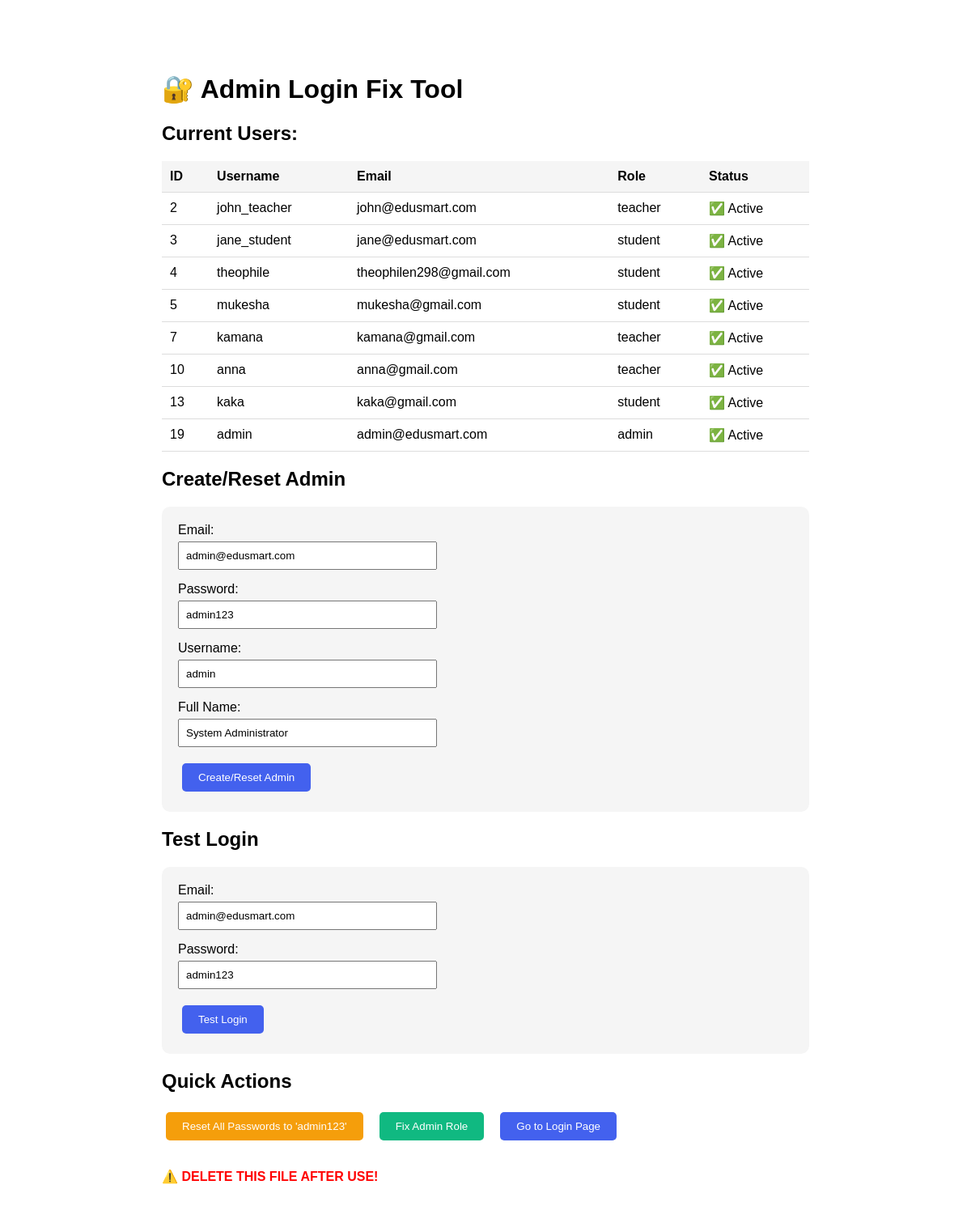
Screenshot of /fix-admin-login.php with the database file from the repository.
### tables this page shows
CREATE TABLE `users` (
  `id` int NOT NULL AUTO_INCREMENT,
  `username` varchar(50) NOT NULL,
  `email` varchar(100) NOT NULL,
  `password` varchar(255) NOT NULL,
  `reset_token` varchar(255) DEFAULT NULL,
  `reset_expires` datetime DEFAULT NULL,
  `full_name` varchar(100) NOT NULL,
  `phone` varchar(20) DEFAULT NULL,
  `address` text,
  `role` enum('super_admin','admin','teacher','student','parent') DEFAULT 'student',
  `profile_pic` varchar(255) DEFAULT NULL,
  `is_active` tinyint(1) DEFAULT '1',
  `last_login` datetime DEFAULT NULL,
  `created_at` timestamp NULL DEFAULT CURRENT_TIMESTAMP,
  `updated_at` timestamp NULL DEFAULT CURRENT_TIMESTAMP ON UPDATE CURRENT_TIMESTAMP,
  `notification_preference` enum('email','sms','both') DEFAULT 'both',
  PRIMARY KEY (`id`),
  UNIQUE KEY `username` (`username`),
  UNIQUE KEY `email` (`email`)
);

### fix-admin-login.php (the view, shortened to what this page needs)
<?php
require_once 'config/database.php';
echo "<!DOCTYPE html>
<html>
<head>
    <title>Admin Login Fix</title>
    <style>
        body { font-family: Arial; max-width: 800px; margin: 50px auto; padding: 20px; }
        .success { background: #d4edda; color: #155724; padding: 15px; border-radius: 10px; margin: 10px 0; }
        .error { background: #f8d7da; color: #721c24; padding: 15px; border-radius: 10px; margin: 10px 0; }
        .info { background: #e7f3ff; color: #004085; padding: 15px; border-radius: 10px; margin: 10px 0; }
        table { width: 100%; border-collapse: collapse; margin: 20px 0; }
        th, td { padding: 10px; text-align: left; border-bottom: 1px solid #ddd; }
        th { background: #f5f5f5; }
        button { background: #4361ee; color: white; padding: 10px 20px; border: none; border-radius: 5px; cursor: pointer; margin: 5px; }
        input { padding: 8px; width: 300px; margin: 5px 0; }
    </style>
</head>
<body>
    <h1>🔐 Admin Login Fix Tool</h1>";
$users = $conn->query("SELECT id, username, email, role, is_active FROM users ORDER BY id");
echo "<h2>Current Users:</h2>";
if ($users->num_rows > 0) {
    echo "<table>";
    echo "<tr><th>ID</th><th>Username</th><th>Email</th><th>Role</th><th>Status</th></tr>";
    while ($user = $users->fetch_assoc()) {
        echo "<tr>";
        echo "<td>{$user['id']}</td>";
        echo "<td>{$user['username']}</td>";
        echo "<td>{$user['email']}</td>";
        echo "<td>{$user['role']}</td>";
        echo "<td>" . ($user['is_active'] ? '✅ Active' : '❌ Inactive') . "</td>";
        echo "</tr>";
    }
    echo "</table>";
} else {
    echo "<p>No users found</p>";
}
?>
<h2>Create/Reset Admin</h2>
<form method="POST">
    <div style="background: #f5f5f5; padding: 20px; border-radius: 10px;">
        <div style="margin-bottom: 10px;">
            <label>Email:</label><br>
            <input type="email" name="email" value="admin@edusmart.com" required>
        </div>
        <div style="margin-bottom: 10px;">
            <label>Password:</label><br>
            <input type="text" name="password" value="admin123" required>
        </div>
        <div style="margin-bottom: 10px;">
            <label>Username:</label><br>
            <input type="text" name="username" value="admin">
        </div>
        <div style="margin-bottom: 10px;">
            <label>Full Name:</label><br>
            <input type="text" name="full_name" value="System Administrator">
        </div>
        <button type="submit" name="create_admin">Create/Reset Admin</button>
    </div>
</form>
<h2>Test Login</h2>
<form method="POST">
    <div style="background: #f5f5f5; padding: 20px; border-radius: 10px;">
        <div style="margin-bottom: 10px;">
            <label>Email:</label><br>
            <input type="email" name="test_email" value="admin@edusmart.com" required>
        </div>
        <div style="margin-bottom: 10px;">
            <label>Password:</label><br>
            <input type="text" name="test_password" value="admin123" required>
        </div>
        <button type="submit" name="test_login">Test Login</button>
    </div>
</form>
<h2>Quick Actions</h2>
<div style="display: flex; gap: 10px; flex-wrap: wrap;">
    <form method="POST">
        <button type="submit" name="reset_all" style="background: #f59e0b;">Reset All Passwords to 'admin123'</button>
    </form>
    <form method="POST">
        <button type="submit" name="fix_admin_role" style="background: #10b981;">Fix Admin Role</button>
    </form>
    <form action="auth/login.php" method="get">
        <button type="submit" style="background: #4361ee;">Go to Login Page</button>
    </form>
</div>
<p style="color: red; margin-top: 30px;"><strong>⚠️ DELETE THIS FILE AFTER USE!</strong></p>
</body>
</html>

### fix-admin-login.php (style rules this page uses)
body { font-family: Arial; max-width: 800px; margin: 50px auto; padding: 20px; }
table { width: 100%; border-collapse: collapse; margin: 20px 0; }
th, td { padding: 10px; text-align: left; border-bottom: 1px solid #ddd; }
th { background: #f5f5f5; }
button { background: #4361ee; color: white; padding: 10px 20px; border: none; border-radius: 5px; cursor: pointer; margin: 5px; }
input { padding: 8px; width: 300px; margin: 5px 0; }

### rows the page displays
users: id "2", username "john_teacher", email "john@edusmart.com", role "teacher", is_active "✅ Active"
users: id "3", username "jane_student", email "jane@edusmart.com", role "student", is_active "✅ Active"
users: id "4", username "theophile", email "theophilen298@gmail.com", role "student", is_active "✅ Active"
users: id "5", username "mukesha", email "mukesha@gmail.com", role "student", is_active "✅ Active"
users: id "7", username "kamana", email "kamana@gmail.com", role "teacher", is_active "✅ Active"
users: id "10", username "anna", email "anna@gmail.com", role "teacher", is_active "✅ Active"
users: id "13", username "kaka", email "kaka@gmail.com", role "student", is_active "✅ Active"
users: id "19", username "admin", email "admin@edusmart.com", role "admin", is_active "✅ Active"
